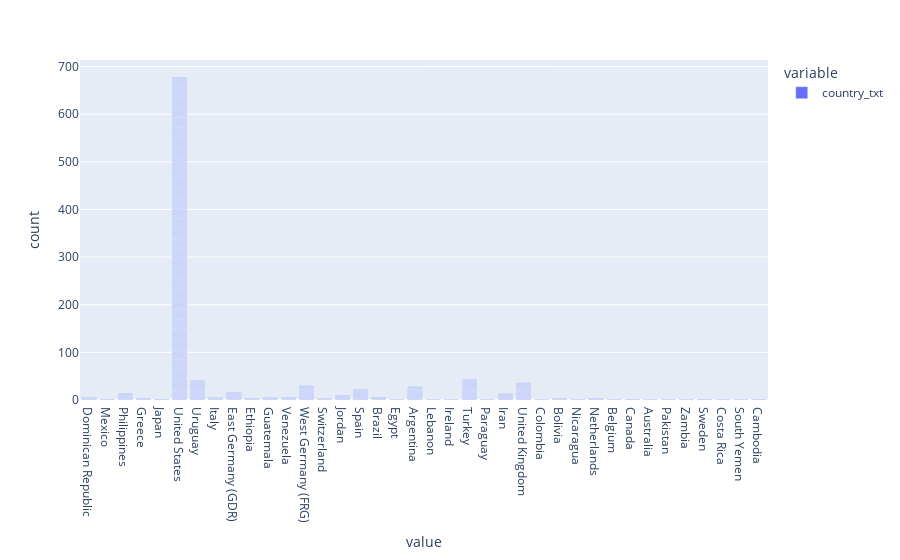

The cell this chart's notebook holds for it:
### Code cell
#Visualizando garfica de frecuencias por país
psdf['country_txt'].plot.bar()

### Figure 1 — Plotly figure (JSON) as saved in the notebook; plotly's stock layout.template omitted (floating-point values rounded to 4 significant figures; data arrays with more than 128 entries replaced by an {"elided": "..."} marker saying what was removed)
{"data": [{"alignmentgroup": "True", "hovertemplate": "variable=country_txt<br>value=%{x}<br>count=%{y}<extra></extra>", "legendgroup": "country_txt", "marker": {"color": "#636efa", "pattern": {"shape": ""}}, "name": "country_txt", "offsetgroup": "country_txt", "orientation": "v", "showlegend": true, "textposition": "auto", "type": "bar", "x": {"elided": "1000 str values"}, "xaxis": "x", "y": {"elided": "1000 int values"}, "yaxis": "y"}], "layout": {"barmode": "relative", "legend": {"title": {"text": "variable"}, "tracegroupgap": 0}, "margin": {"t": 60}, "xaxis": {"anchor": "y", "domain": [0, 1], "title": {"text": "value"}}, "yaxis": {"anchor": "x", "domain": [0, 1], "title": {"text": "count"}}}}
